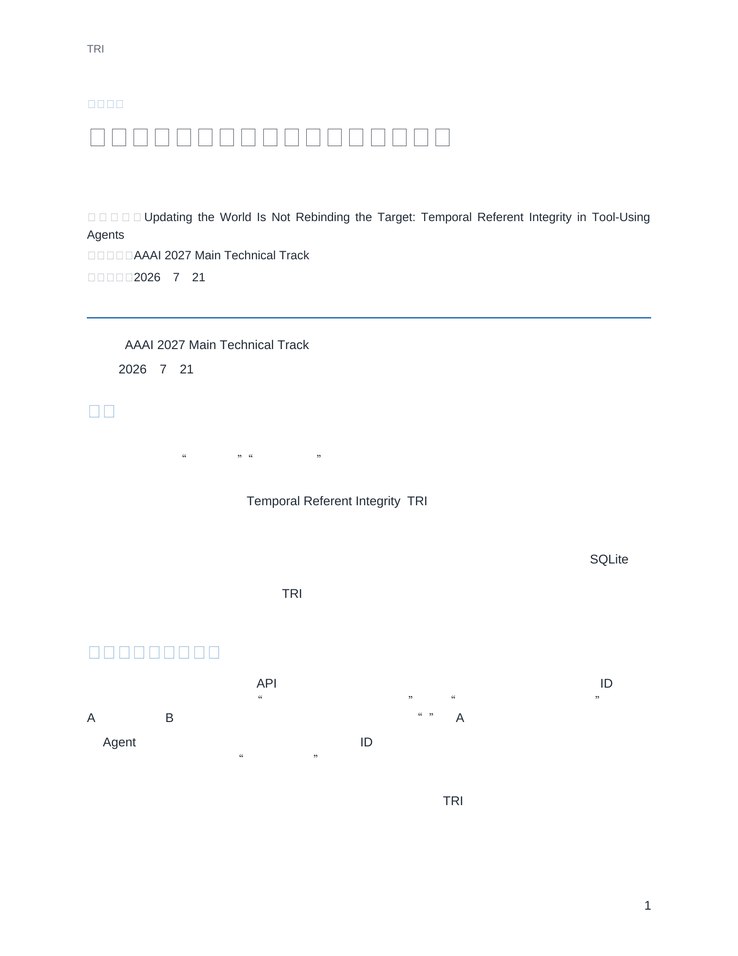
#> input picture tmp/docx/TRI_formal_summary/page-1.png, 738 x 956 px, shrunk from 1547 x 2002 before the run
$ python make_side_by_side.py ../../../../tmp/docx/TRI_formal_summary/page-1.png ../../../../tmp/docx/TRI_formal_summary/page-2.png out.png
#> lines starting #> are read from the running program, lines starting #| are printed output that depends on the picture
#!/usr/bin/env python3
"""Build the Figure 1/Figure 2 visual-family comparison used for QA."""

from pathlib import Path
import sys

from PIL import Image, ImageDraw, ImageFont


def load_font(size: int) -> ImageFont.FreeTypeFont | ImageFont.ImageFont:
    for candidate in (
        "/System/Library/Fonts/Supplemental/Arial.ttf",
        "/Library/Fonts/Arial.ttf",
    ):
        if Path(candidate).exists():
            return ImageFont.truetype(candidate, size)
    return ImageFont.load_default()


def main() -> None:
    if len(sys.argv) != 4:
        raise SystemExit("usage: make_side_by_side.py FIG1.png FIG2.png OUT.png")

    fig1 = Image.open(sys.argv[1]).convert("RGB")
#> fig1 is the input picture: PIL image 738x956 RGB; mean R, G, B 253.3, 253.5, 253.6
    fig2 = Image.open(sys.argv[2]).convert("RGB")
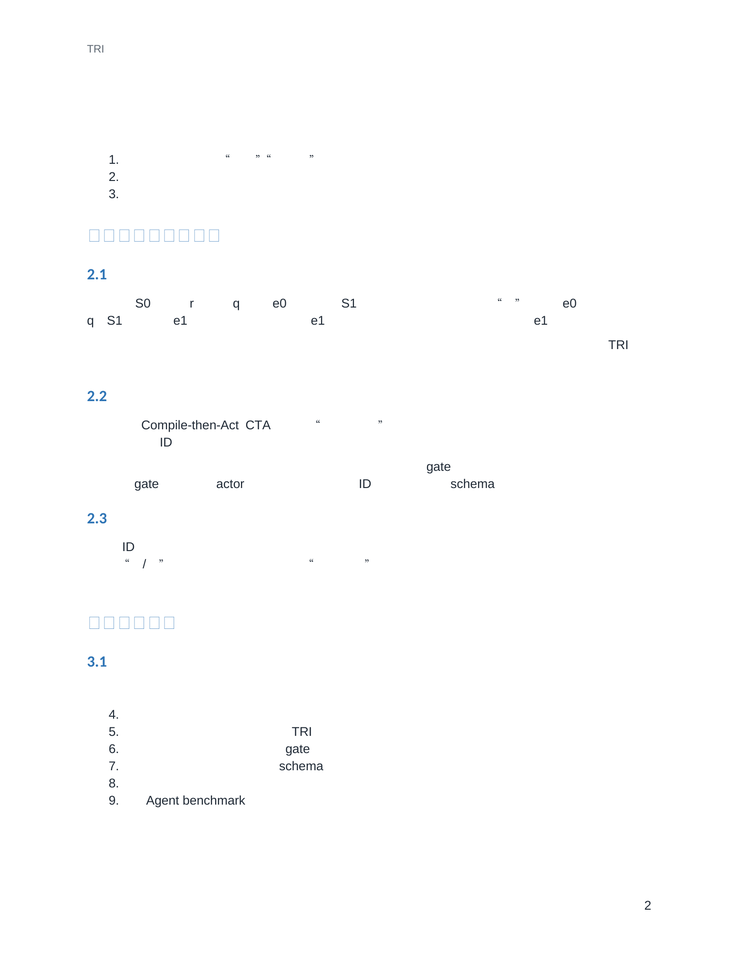
#> input picture tmp/docx/TRI_formal_summary/page-2.png, 738 x 956 px, shrunk from 1547 x 2002 before the run
#> fig2 is the input picture: PIL image 738x956 RGB; mean R, G, B 254.2, 254.2, 254.3
    label_height = 34
    gap = 28
    canvas = Image.new(
        "RGB",
        (fig1.width + gap + fig2.width, label_height + max(fig1.height, fig2.height)),
        "white",
    )
#> canvas: PIL image 1504x990 RGB; every value is 255
    canvas.paste(fig1, (0, label_height))
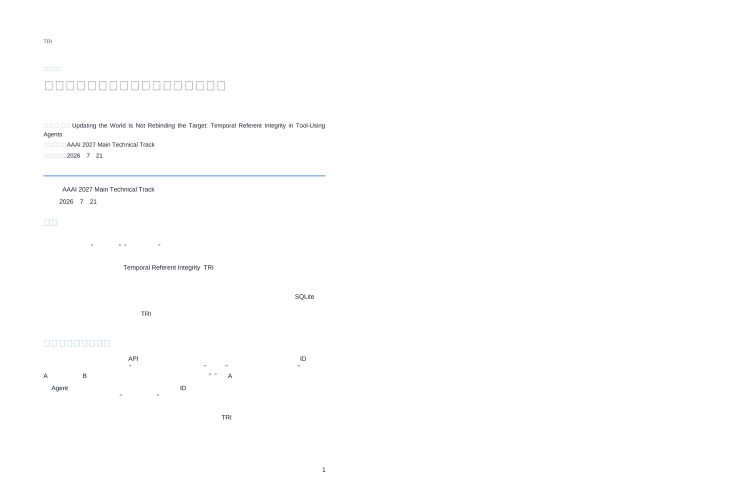
#> canvas: PIL image 1504x990 RGB (shown at 1/2 size); mean R, G, B 254.2, 254.3, 254.4
    canvas.paste(fig2, (fig1.width + gap, label_height))

    draw = ImageDraw.Draw(canvas)
    font = load_font(16)
    draw.text((8, 8), "Figure 1 reference", fill="#407A7F", font=font)
    draw.text((fig1.width + gap + 8, 8), "Figure 2 v18 final", fill="#407A7F", font=font)
    canvas.save(sys.argv[3], dpi=(180, 180))
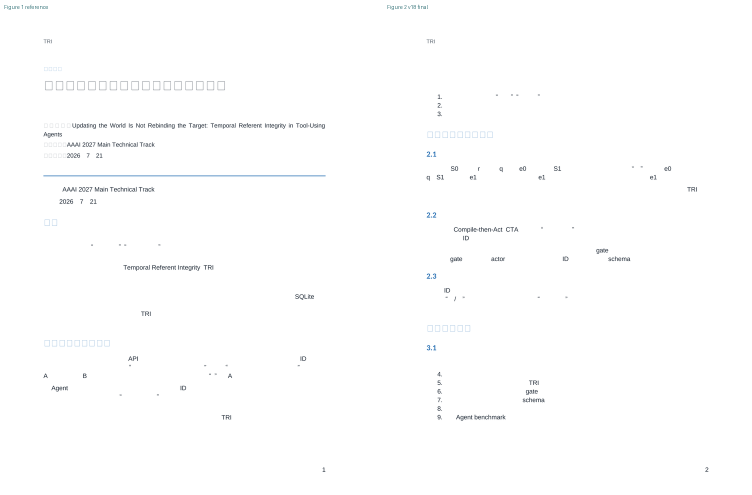
#> saved as out.png: PIL image 1504x990 RGB (shown at 1/2 size); mean R, G, B 253.8, 253.9, 254


if __name__ == "__main__":
    main()
